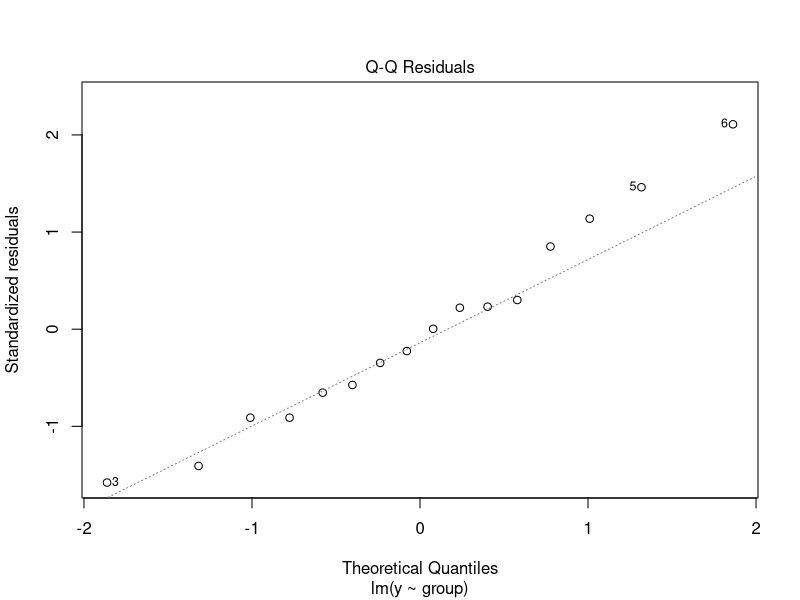
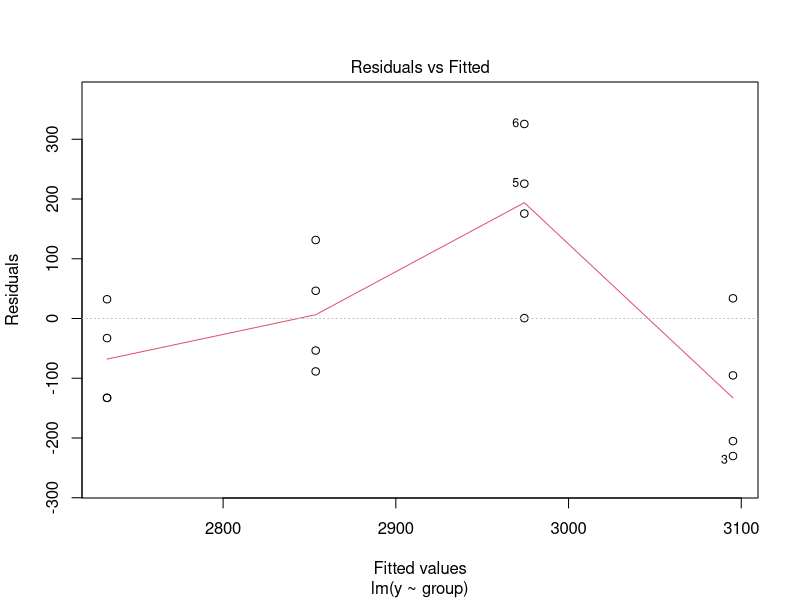
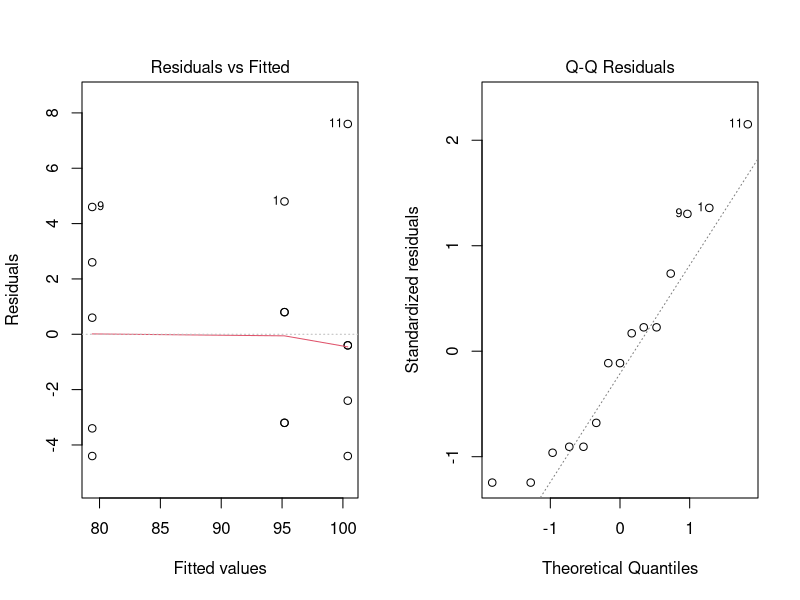

The R script that drew these images, in order:
## ---- chunk 1
knitr::opts_chunk$set(echo = TRUE)
## ---- chunk 2
y1<-c(3129, 3000, 2865, 2890)
y2<-c(3200, 3300, 2975, 3150)
y3<-c(2800, 2900, 2985, 2765)
y4<-c(2600, 2700, 2600, 2765)
y <- c(y1, y2, y3, y4)
n <- rep(4, 4) 
group <- rep(1:4, n)
group_df <- data.frame(y, group)
group_df <- transform(group_df, group = factor(group))
## ---- chunk 3
summary(aov(y ~ group, data = group_df))#MSE= 12380
## ---- chunk 4
lsd<-qt(p=.975, df=12)*sqrt(12380*2/4)
abs(mean(y1)-mean(y2))#185.25
abs(mean(y1)-mean(y3))#108.5
abs(mean(y1)-mean(y4))#304.75
abs(mean(y2)-mean(y3))#293.75
abs(mean(y2)-mean(y4))#490
abs(mean(y3)-mean(y4))#196.25
## ---- chunk 5
plot(lm(y ~ group),2)
## ---- chunk 6
plot(lm(y ~ group),1)
## ---- chunk 7
TukeyHSD(x=aov(y ~ group, data = group_df), conf.level=0.95)
## ---- chunk 8
Z1<-c(100, 96, 92, 96, 92)
Z2<-c(76, 80, 75, 84, 82)
Z3<-c(108, 100, 96, 98, 100)
Z <- c(Z1, Z2, Z3)
nZ <- rep(5, 3) 
groupZ <- rep(1:3, nZ)
groupZ_df <- data.frame(Z, groupZ)
groupZ_df <- transform(groupZ_df, groupZ = factor(groupZ))
## ---- chunk 9
summary(aov(Z ~ groupZ, data = groupZ_df))
## ---- chunk 10
par(mfrow=c(1,2))
plot(lm(Z ~ groupZ, data = groupZ_df), which=1:2)#정규성 만족
bartlett.test(Z ~ groupZ, groupZ_df)#등분산성 만족
## ---- chunk 11
summary(Z2)
n<-5
xbar<-mean(Z2)
s<-var(Z2)
margin <- qt(0.975,df=n-1)*s/sqrt(n)
xbar-margin
xbar+margin

TukeyHSD(aov(Z ~ groupZ, data = groupZ_df), conf.level = 0.99)
t.test(Z2, Z3, var.equal = TRUE, conf.level = 0.99)
## ---- chunk 12
library(car)
leveneTest(aov(Z ~ groupZ, data = groupZ_df), center=median)#등분산성 만족
